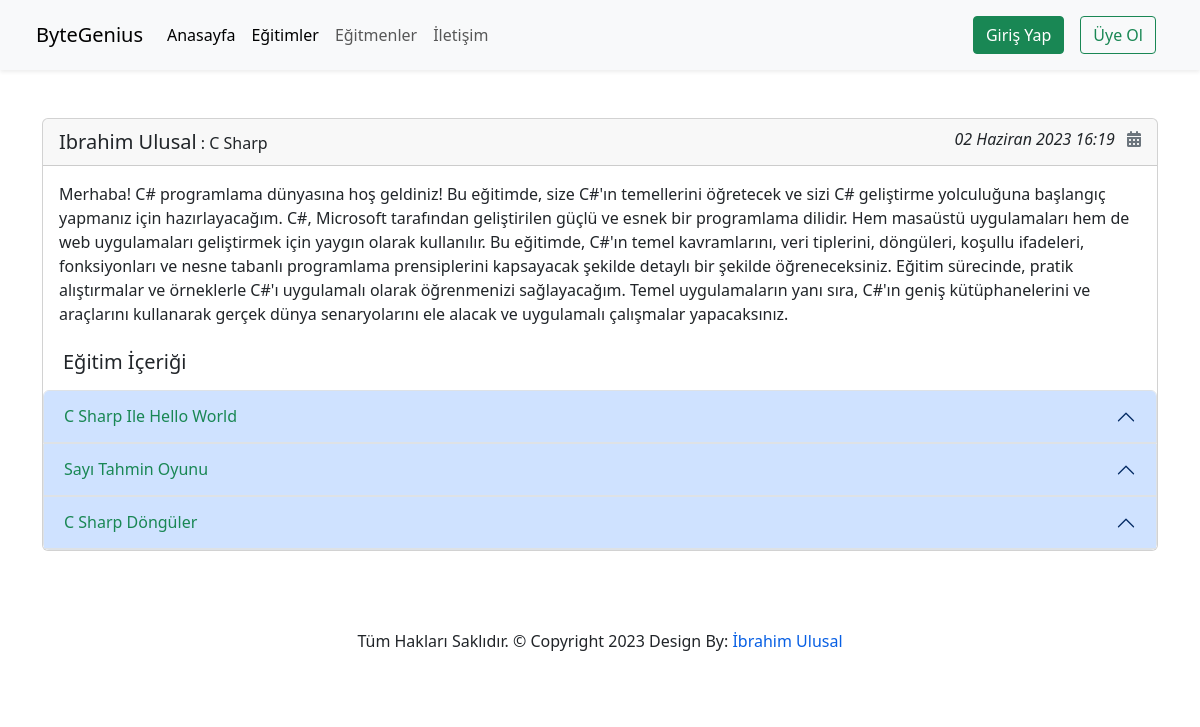
Page /courses/c-sharp/1 on the earlier database version.
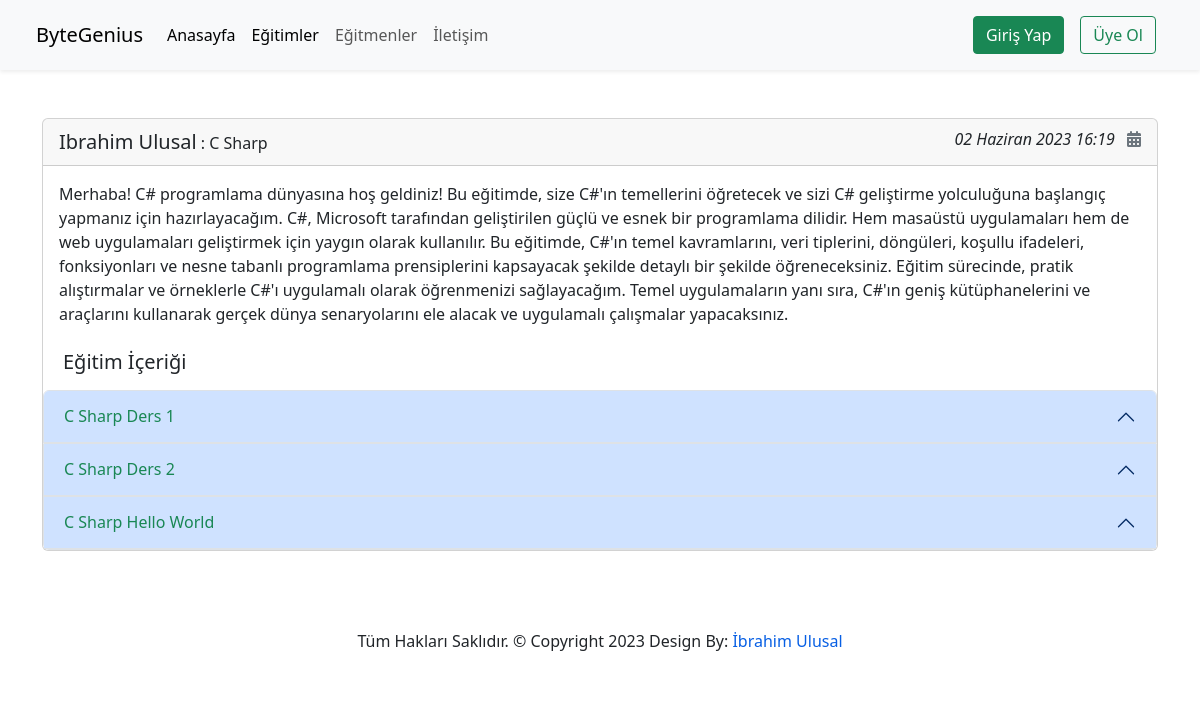
Same page on the later database version.
### courses/Models/CourseData.py (models this page shows, shortened)
class CourseData(models.Model):
    name = models.ForeignKey(CourseName,on_delete=models.CASCADE)
    title = models.CharField(max_length=50)
    description = RichTextUploadingField()
    date = models.DateTimeField(auto_now_add=True)
    slug = models.SlugField(unique=True,editable=False)
    isShowhome = models.BooleanField(blank=True,null=True)

### courses/views.py (the view)
# urls.py: path('<slug:courseSlug>/<int:id>',course_details,name='course-details'),
def course_details(request,courseSlug,id):
    data = Course.objects.get(slug=courseSlug,id=id)
    student = Course.objects.get(id = id)
    return render(request,'courseAppFiles/course_details.html',context={
        'data':data,
        'all_data': CourseData.objects.all().filter(name__slug = courseSlug),
        'isEnroll': student.is_student_registered(request.user),
    })

### courses/Models/Course.py (called while the page is built)
    def is_student_registered(self,student):
         return self.students.filter(id=student.id).exists() # Burada gönderilen öğrencinin kayıtlı olduğu kursları kontrol eder.

### courses/Models/CourseName.py (called while the page is built)
    def __str__(self) -> str:
        return self.courseName.capitalize()

### templates/courseAppFiles/course_details.html (shortened to what this page needs)
{% extends 'partials/_base.html' %}
{% load static %}
{% block content %}
<div class="container mt-5">
    <div class="row">
        <div class="col-sm-12">
            <div class="card">
                <div class="card-header"><a href="#" class="text-decoration-none text-dark lead">{{ data.teachers.TeacherName|title }}</a> : {{ data.name|title }}
                    <span class="float-end font-weight-light" style="font-style: italic;">{{ data.date }} <i class="fa-solid fa-calendar-days ms-2 text-secondary"></i></span>
                </div>
                <div class="card-body">
                <p class="card-text">
                    {{ data.description }}
                </p>
                </div>
              <div class="row m-2">
                <div class="col">
                  <h5>Eğitim İçeriği</h5>
                </div>
                <div class="col">
                </div>
              </div>
              <div class="accordion" id="accordionPanelsStayOpenExample">
                {% for item in all_data %}
                  <div class="accordion-item">
                    <h2 class="accordion-header " id="panelsStayOpen-headingOne">
                      <button class="accordion-button text-success" type="button" data-bs-toggle="collapse" data-bs-target="#panelsStayOpen-collapseOne" aria-expanded="true" aria-controls="panelsStayOpen-collapseOne">
                        {{ item.title|title }}
                      </button>
                    </h2>
                  </div>
                {% endfor %}
              </div>
            </div>
        </div>
    </div>
</div>
{% endblock %}

Differences in the rows shown:
changed CourseData: title "C Sharp Ile Hello World" → "C Sharp Ders 1"
changed CourseData: title "Sayı Tahmin Oyunu" → "C Sharp Ders 2"
changed CourseData: title "C Sharp Döngüler" → "C Sharp Hello World"
